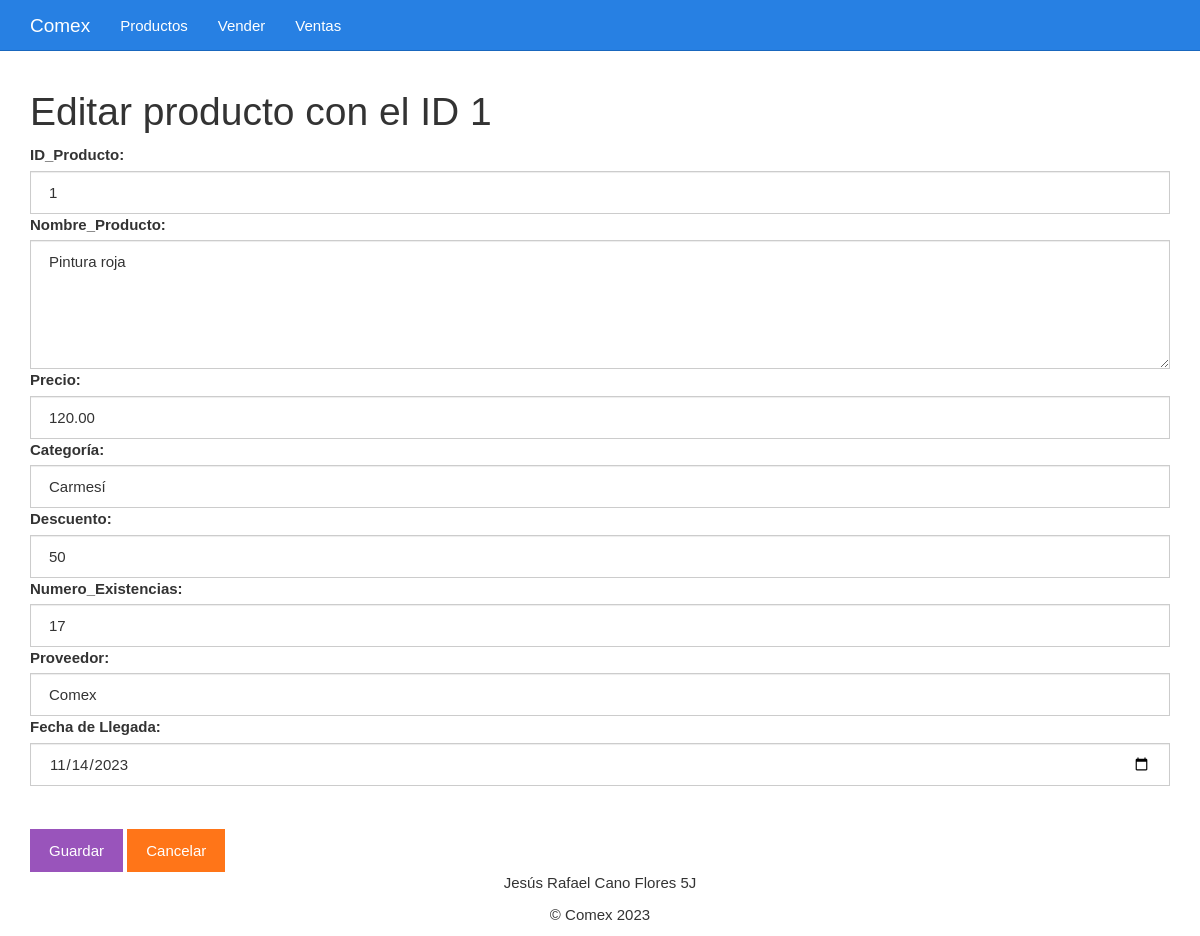
Screenshot of /editar.php?id=1 with the database file from the repository.
### tables this page shows
CREATE TABLE `productos` (
  `id` bigint(20) UNSIGNED NOT NULL,
  `id_producto` int(3) NOT NULL,
  `nombre_producto` varchar(500) NOT NULL,
  `precio` decimal(5,2) NOT NULL,
  `descuento` int(3) NOT NULL,
  `categoria` varchar(500) NOT NULL,
  `numero_existencias` int(3) NOT NULL,
  `proveedor` varchar(500) NOT NULL,
  `fecha_llegada` date NOT NULL
);

### editar.php (the view, shortened to what this page needs)
<?php
$id = $_GET["id"];
include_once "base_de_datos.php";
$sentencia = $base_de_datos->prepare("SELECT * FROM productos WHERE id = ?;");
$sentencia->execute([$id]);
$producto = $sentencia->fetch(PDO::FETCH_OBJ);
?>
<?php include_once "encabezado.php" ?>
	<div class="col-xs-12">
		<h1>Editar producto con el ID <?php echo $producto->id; ?></h1>
		<form method="post" action="guardarDatosEditados.php">
			<label for="id_producto">ID_Producto:</label>
			<input value="<?php echo $producto->id_producto ?>" class="form-control" name="id_producto" required type="text" id="id_producto" placeholder="Escribe el ID_Producto">
			<label for="nombre_producto">Nombre_Producto:</label>
			<textarea required id="nombre_producto" name="nombre_producto" cols="30" rows="5" class="form-control"><?php echo $producto->nombre_producto ?></textarea>
			<label for="precio">Precio:</label>
			<input value="<?php echo $producto->precio ?>" class="form-control" name="precio" required type="number" id="precio" placeholder="Precio">
			<label for="categoria">Categoría:</label>
			<input value="<?php echo $producto->categoria ?>" class="form-control" name="categoria" required type="text" id="categoria" placeholder="Escribe la Categoría">
			<label for="descuento">Descuento:</label>
			<input value="<?php echo $producto->descuento ?>" class="form-control" name="descuento" required type="number" id="descuento" placeholder="Descuento">
			<label for="numero_existencias">Numero_Existencias:</label>
			<input value="<?php echo $producto->numero_existencias ?>" class="form-control" name="numero_existencias" required type="number" id="numero_existencias" placeholder="Número de Existencias">
			<label for="proveedor">Proveedor:</label>
			<input value="<?php echo $producto->proveedor ?>" class="form-control" name="proveedor" required type="text" id="proveedor" placeholder="Escribe el proveedor">
			<label for="fecha_llegada">Fecha de Llegada:</label>
			<input value="<?php echo $producto->fecha_llegada ?>" class="form-control" name="fecha_llegada" required type="date" id="fecha_llegada" placeholder="Escribe la fecha de llegada">
			<br><br><input class="btn btn-info" type="submit" value="Guardar">
			<a class="btn btn-warning" href="./listar.php">Cancelar</a>
		</form>
	</div>
<?php include_once "pie.php" ?>

### css/estilo.css (style rules this page uses)
body { padding-top: 70px; }

### rows the page displays
productos: id "1", id_producto "1", nombre_producto "Pintura roja", precio "120.00", categoria "Carmesí", descuento "50", numero_existencias "17", proveedor "Comex", fecha_llegada "11/14/2023"
